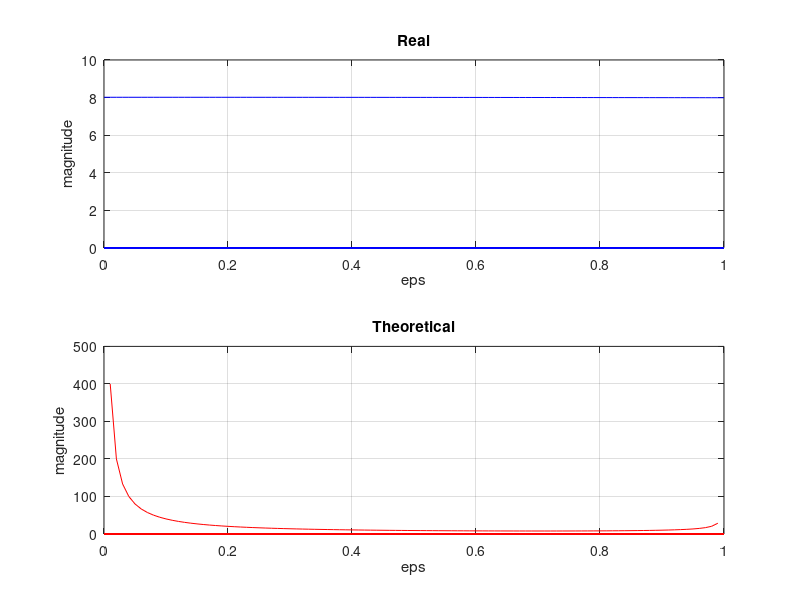

Write the MATLAB code that produced this figure.
clear, clc, clf

k = 8;
T = 4;

dx = 0.01;
epsilons = 0 : dx : 1;
Res = zeros(length(epsilons));
ResT = zeros(length(epsilons));
for eps = epsilons
    w = tf(k,[T^2, 2 * eps * T, 1]);
    [mag, phase, wout] = bode(w);
    Res(int8(eps / dx) + 1) = max(mag(1, 1, :));
    ResT(int8(eps / dx) + 1) = k / (2 * eps * sqrt(1 - eps^2));
end
Res(1) = Res(2);

subplot(2, 1, 1);
plot(epsilons, Res, 'b');
title("Real");
xlabel("eps");
ylabel("magnitude");
grid on;

subplot(2, 1, 2);
plot(epsilons, ResT, 'r');
title("Theoretical");
xlabel("eps");
ylabel("magnitude");
grid on;
